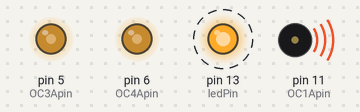
A program run on a simulated Arduino Mega 2560, built with avr-gcc and run on an emulated ATmega2560. Shown: output pins drawn as LEDs (lit = HIGH), buzzer (waves = sounding). Dashed ring = blinking. What the program prints to the serial monitor is not drawn.

Above: at 0.5 s.
Timing chart, 0 to 4.6 s (numbered marks = the images above):
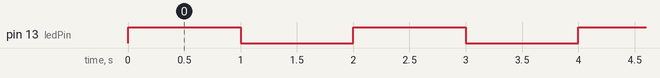

The program:

main.cpp
```cpp
#include <Arduino.h>

#define ledPin 13
#define OC1Apin 11
#define OC3Apin 5
#define OC4Apin 6


void set_timer1(int pwm_value) {
  // Set up timer 1
  noInterrupts();               // Turn off interrupts during setting
  TIMSK1 = 0;                   // Turn off timer 1 interrupts
  // Set timer 1 to Fast Pwm mode with OC1A (dig pin 9) toggling
  TCNT1 = 0;                    // Zero the counter
  TCCR1A = 1<<WGM11 | 1<<WGM10  // for Fast Pwm with TOP from OCR1A
    | 1<<COM1A0;                // To toggle OC1A PB1 D9 on Compare Match
  TCCR1B = 1<<WGM13 | 1<<WGM12// for Fast Pwm with TOP from OCR1A
    | 1;                      // Start timer 1 with prescale 1
  // Set OCR1A *after* setting up TCCR1A & TCCR1B
  OCR1A = pwm_value;                // Gen. about 38095.24 Hz
  pinMode(OC1Apin, OUTPUT);
  interrupts();
}

void set_timer3(int pwm_value) {
  // Set up timer 1
  noInterrupts();               // Turn off interrupts during setting
  TIMSK3 = 0;                   // Turn off timer 1 interrupts
  // Set timer 1 to Fast Pwm mode with OC1A (dig pin 9) toggling
  TCNT3 = 0;                    // Zero the counter
  TCCR3A = 1<<WGM31 | 1<<WGM30  // for Fast Pwm with TOP from OCR1A
    | 1<<COM3A0;                // To toggle OC1A PB1 D9 on Compare Match
  TCCR3B = 1<<WGM33 | 1<<WGM32// for Fast Pwm with TOP from OCR1A
    | 1;                      // Start timer 1 with prescale 1
  // Set OCR1A *after* setting up TCCR1A & TCCR1B
  OCR3A = pwm_value;                // Gen. about 38095.24 Hz
  pinMode(OC3Apin, OUTPUT);
  interrupts();
}

void set_timer4(int pwm_value) {
  // Set up timer 1
  noInterrupts();               // Turn off interrupts during setting
  TIMSK4 = 0;                   // Turn off timer 1 interrupts
  // Set timer 1 to Fast Pwm mode with OC1A (dig pin 9) toggling
  TCNT4 = 0;                    // Zero the counter
  TCCR4A = 1<<WGM41 | 1<<WGM40  // for Fast Pwm with TOP from OCR1A
    | 1<<COM4A0;                // To toggle OC1A PB1 D9 on Compare Match
  TCCR4B = 1<<WGM43 | 1<<WGM42// for Fast Pwm with TOP from OCR1A
    | 1;                      // Start timer 1 with prescale 1
  // Set OCR1A *after* setting up TCCR1A & TCCR1B
  OCR4A = pwm_value;                // Gen. about 38095.24 Hz
  pinMode(OC4Apin, OUTPUT);
  interrupts();
}

void set_timer1_interrupt(){
  noInterrupts();
  TCCR1B = 0;
  TCCR1B|=(1<<CS10); //Timer 1 No Prescaler
  TCCR1B|=(1<<WGM12); //Timer 1 in CTC Mode
  TIMSK1 |= (1 << OCIE1A); //Timer 1 enables compare interrupt
  OCR1A=40000; // Frequency of 16 kHz
  interrupts();
}

ISR(TIMER1_COMPA_vect){
  digitalWrite(ledPin, digitalRead(ledPin) ^ 1);   // toggle LED pin
}

void setup(){
  // pwm_value = 16000000/2/freq_value - 1
  // freq_value = 16000000/2/(pwm_value+1)

  Serial.begin(9600);

  pinMode(ledPin, OUTPUT);

  set_timer1(1000); //8 KHz
  set_timer3(79); //100 KHz
  set_timer4(7); //1 MHz

  //set_timer1_interrupt(); // Check Interrup timing

}

void loop()
{
  // your program here…
  Serial.println("Starting Loop");

  /*
  while(1){
    increase_counter = increase_counter + 100;
    set_timer1(increase_counter); //8 KHz
    _delay_ms(1000);

  }*/

  digitalWrite(ledPin,HIGH);
  _delay_ms(1000);
  digitalWrite(ledPin,LOW);
  _delay_ms(1000);

}
```

Measured:
- by itself, pin 13 (ledPin): alternates HIGH for 1.0 s and LOW for 1.0 s
